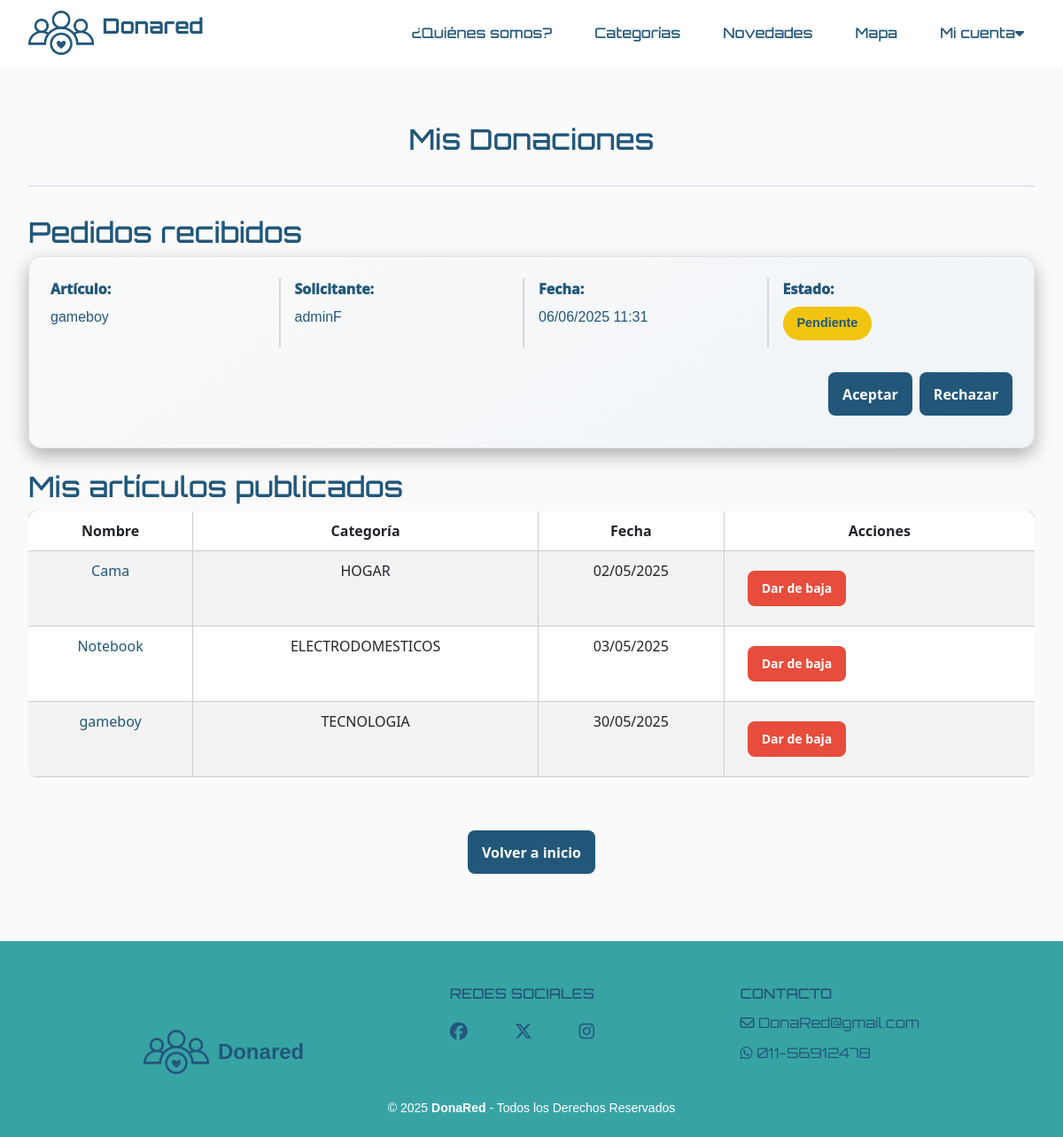
/donaciones/ (signed in), run on an earlier commit of the app's database.
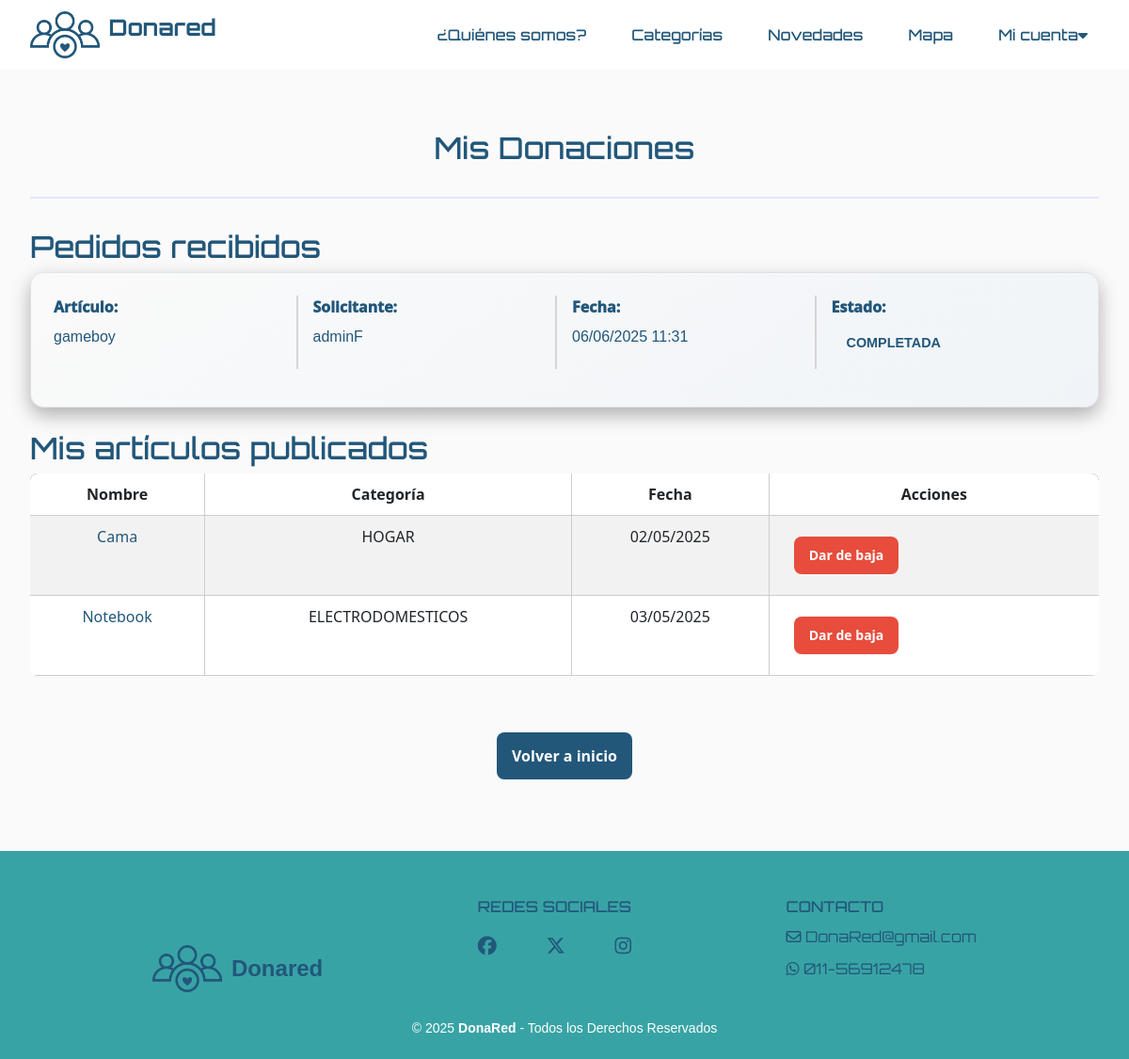
And on a later commit of the database.
### donaredapp/models.py (models this page shows, shortened)
class Solicitud(models.Model):
    item = models.ForeignKey(Item, on_delete=models.CASCADE, related_name='item_solicitudes')
    donante = models.ForeignKey(User, on_delete=models.CASCADE, related_name='donante_solicitudes')
    beneficiario = models.ForeignKey(User, on_delete=models.CASCADE, related_name='beneficiario_solicitudes')
    fecha_creacion = models.DateTimeField(auto_now_add=True)
    STATUS_CHOICES = [
        ('PENDIENTE', 'Pendiente'),
        ('ACEPTADA', 'Aceptada'),
        ('RECHAZADA', 'Rechazada'),
        ('CONCRETADA', 'Concretada'),
    ]
    estado = models.CharField(max_length=20, choices=STATUS_CHOICES, default='PENDIENTE')
    class Meta:
        unique_together = ['item', 'beneficiario']
        verbose_name = 'Donación'
        verbose_name_plural = 'Donaciones'

class Item(models.Model):
    ESTADO_CHOICES = [
        ("activo", "Activo"),
        ("suspendido", "Suspendido"),
        ("donado", "Donado"),
        ("eliminado", "Eliminado"),
    ]
    nombre = models.CharField(max_length=100)
    descripcion = models.TextField(max_length=500)
    categoria = models.ForeignKey(Categoria, on_delete=models.CASCADE)
    fecha_creacion = models.DateTimeField(auto_now_add=True)
    usuario = models.ForeignKey(
        User,
        on_delete=models.CASCADE,
        related_name='items',
        null=True,
    )
    imagen = models.ImageField(upload_to='items/', null=True, blank=True, default='items/sin_imagen.png')
    domicilio = models.CharField(max_length=255, null=True, blank=True)
    estado = models.CharField(max_length=10, choices=ESTADO_CHOICES, default='activo')
    latitude = models.DecimalField(max_digits=9, decimal_places=6, null=True, blank=True)
    longitude = models.DecimalField(max_digits=9, decimal_places=6, null=True, blank=True)

class Categoria(models.Model):
    nombre = models.CharField(max_length=25)

### donaredapp/views_solicitudes.py (the view)
# urls.py: path('donaciones/', views_solicitudes.donaciones, name='donaciones'),
@login_required
def donaciones(request):
    items = Item.objects.filter(usuario=request.user, estado='activo')
    solicitudes = Solicitud.objects.filter(donante=request.user).order_by('-fecha_creacion')
    return render(request, 'donaredapp/donaciones.html', {
        'solicitudes': solicitudes,
        'items': items,
    })

### donaredapp/templates/donaredapp/donaciones.html (shortened to what this page needs)
{% extends 'donaredapp/base.html' %}
{% block content %}
<section class="solicitudes-container">
    <div class="solicitudes-header">
        <h2>Mis Donaciones</h2>
    </div>
        <h2>Pedidos recibidos</h2>
        {% if solicitudes %}
            {% for solicitud in solicitudes %}
            <div class="solicitud-card">
                <div class="solicitud-info">
                    <div>
                        <strong>Artículo:</strong>
                        <p><a href="{% url 'donaredapp:tarjeta' item_id=solicitud.item.id %}">{{ solicitud.item.nombre }}</a></p>
                    </div>
                    <div>
                        <strong>Solicitante:</strong>
                        <p>{{ solicitud.beneficiario.username }}</p>
                    </div>
                    <div>
                        <strong>Fecha:</strong>
                        <p>{{ solicitud.fecha_creacion|date:"d/m/Y H:i" }}</p>
                    </div>
                    <div>
                        <strong>Estado:</strong>
                        <p><span class="estado-badge estado-{{ solicitud.estado|lower }}">{{ solicitud.get_estado_display }}</span></p>
                    </div>
                </div>
                <div class="solicitud-actions">
                    {% if solicitud.estado == 'PENDIENTE' %}
                    <form method="post" action="{% url 'donaredapp:gestionar_solicitud' solicitud_id=solicitud.id %}">
                        <button type="submit" class="btn btn-primary">Aceptar</button>
                    </form>
                    <form method="post" action="{% url 'donaredapp:gestionar_solicitud' solicitud_id=solicitud.id %}">
                        <button type="submit" class="btn btn-primary">Rechazar</button>
                    </form>
                    {% elif solicitud.estado == 'ACEPTADA' %}
                    <form method="post" action="{% url 'donaredapp:gestionar_solicitud' solicitud_id=solicitud.id %}">
                        {% csrf_token %}
                        <input type="hidden" name="action" value="completar">
                        <button type="submit" class="btn btn-primary">Marcar como completada</button>
                    </form>
                    {% endif %}
                </div>
            </div>
            {% endfor %}
        {% else %}
            <div class="solicitud-card">
                <p class="text-center">No tienes solicitudes recibidas.</p>
            </div>
        {% endif %}
        <h2>Mis artículos publicados</h2>
        {% if items %}
            <div class="table-responsive">
                <table class="table table-striped">
                    <thead>
                        <tr>
                            <th>Nombre</th>
                            <th>Categoría</th>
                            <th>Fecha</th>
                            <th>Acciones</th>
                        </tr>
                    </thead>
                    <tbody>
                        {% for item in items %}
                        <tr>
                            <td><a href="{% url 'donaredapp:tarjeta' item_id=item.id %}">{{ item.nombre }}</a></td>
                            <td>{{ item.categoria.nombre }}</td>
                            <td>{{ item.fecha_creacion|date:"d/m/Y" }}</td>
                            <td>
                                <button class="btn btn-danger-sm" onclick="confirmarBajaDonacion(this)" data-url="{% url 'donaredapp:eliminar_item' item_id=item.id %}" data-nombre="{{ item.nombre }}">Dar de baja</button>
                            </td>
                        </tr>
                        {% endfor %}
                    </tbody>
                </table>
            </div>
        {% else %}
            <div class="solicitud-card">
                <p class="text-center">No tienes artículos publicados.</p>
            </div>
        {% endif %}
        <div class="solicitud-actions" style="justify-content: center; margin-top: 2rem;">
            <a href="{% url 'donaredapp:index' %}" class="btn btn-primary">Volver a inicio</a>
        </div>
</section>
{% endblock %}

What changed in the data, as far as the page shows it:
no longer on this page (row edited): Item: nombre "gameboy", categoria.nombre "TECNOLOGIA", fecha_creacion "30/05/2025"
changed Solicitud "gameboy": estado "Pendiente" → "COMPLETADA"; no longer shows "Aceptar Rechazar"
